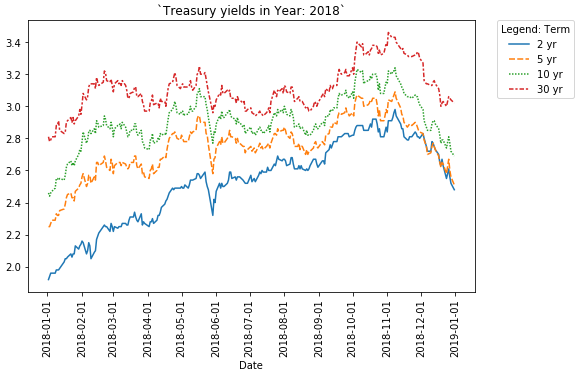

Write the Python code that produced this figure.
import pandas as pd

pd.set_option("display.max_columns", 999)

%matplotlib inline

import matplotlib
import matplotlib.pyplot as plt
import matplotlib.dates as md

import seaborn as sns

print('Seaborn version: ', sns.__version__)


%%time

# Scrape treasury yield curve
str_year = '2018'
str_yield = f'https://www.treasury.gov/resource-center/data-chart-center/interest-rates/Pages/TextView.aspx?data=yieldYear&year={str_year}'    # Year
df_yield_curve = pd.read_html(str_yield)[1]

# convert date from str
df_yield_curve['Date'] = pd.to_datetime(df_yield_curve['Date'], format = '%m/%d/%y')

print(f'Dataframe shape: {df_yield_curve.shape} \n')
print(f'Dataframe columns: {df_yield_curve.columns} \n')

df_yield_curve.head()


# select subset of columns
ls_cols_select = ['Date', '2 yr', '5 yr', '10 yr', '30 yr']

# create new dataframe with select columns
df_yield_curve_select = df_yield_curve[ls_cols_select]
df_yield_curve_select = df_yield_curve_select.set_index('Date')

print(f'Dataframe shape: {df_yield_curve_select.shape} \n')
print(f'Dataframe columns: {df_yield_curve_select.columns} \n')

df_yield_curve_select.head()


# ==================================================================================================
# Line plot, including adjusting x-axis density
# https://stackoverflow.com/questions/63218645/lowering-the-x-axis-value-density-for-dates-on-a-seaborn-line-plot-updated
# ==================================================================================================

fig, ax = plt.subplots(figsize = (8, 5))

sns.lineplot(ax = ax, data=df_yield_curve_select)

# specify the position of the major ticks 
ax.xaxis.set_major_locator(md.MonthLocator(bymonthday = 1))
# specify the format of the labels as 'year-month-day'
ax.xaxis.set_major_formatter(md.DateFormatter('%Y-%m-%d'))
# (optional) rotate by 90° the labels in order to improve their spacing
plt.setp(ax.xaxis.get_majorticklabels(), rotation = 90)

# put a title
plt.title(f"`Treasury yields in Year: {str_year}`")

# Rotates X-Axis Ticks by 90-degrees
plt.xticks(rotation = 90) 

# Put the legend out of the figure
plt.legend(title=f"Legend: Term", bbox_to_anchor=(1.05, 1), loc=2, borderaxespad=0.)

plt.show()
print()
